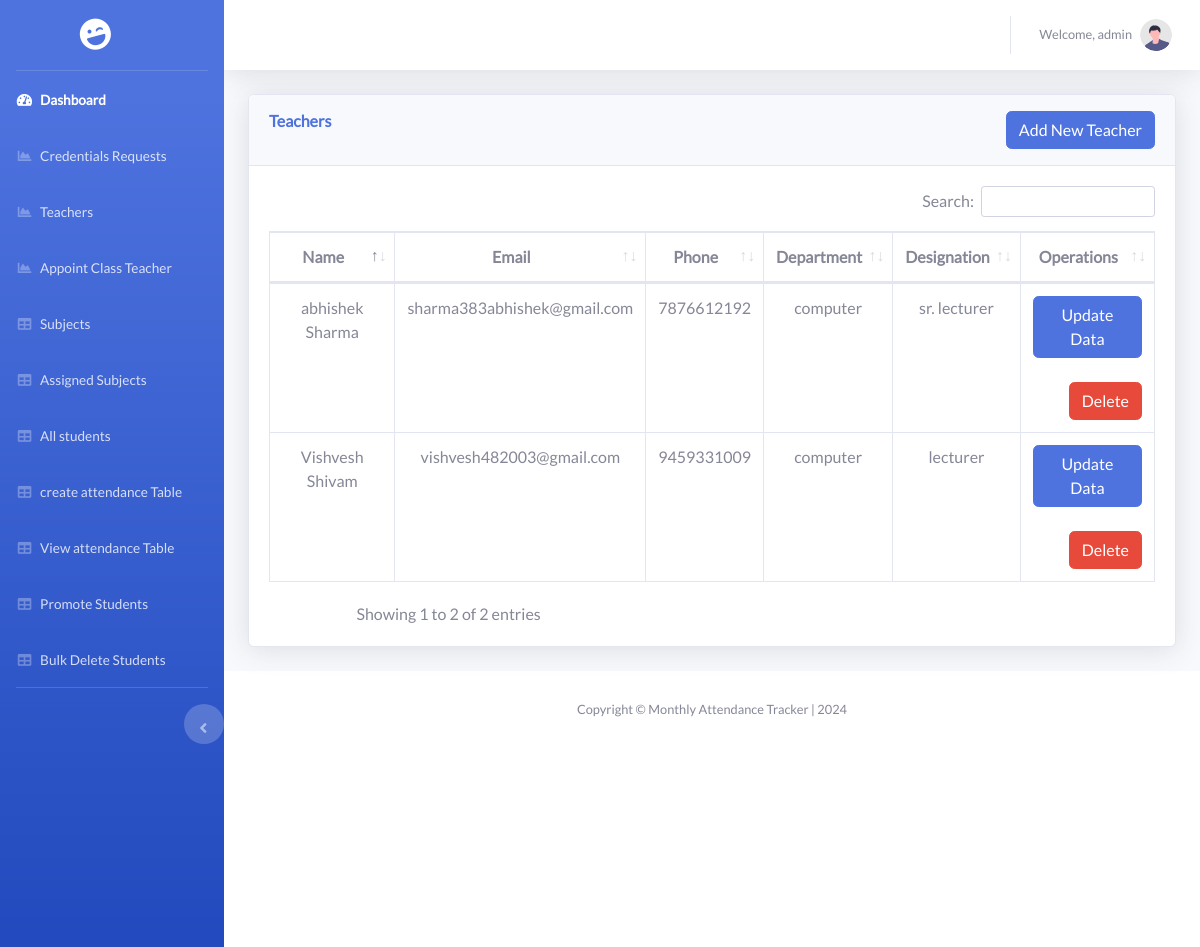
The app's page /admin/teacher.php (signed in), older data.
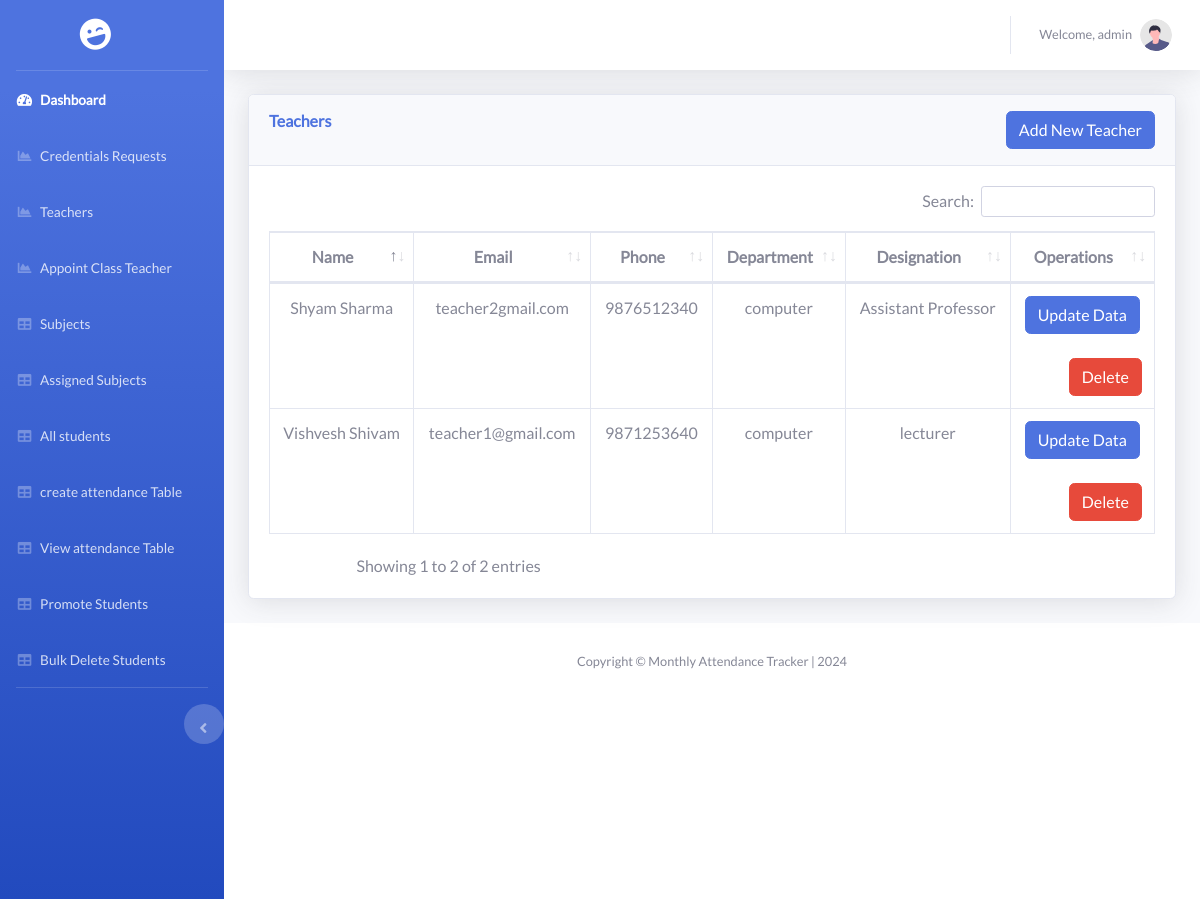
The same page, newer data.
### tables this page shows
CREATE TABLE `user` (
  `id` int(10) NOT NULL,
  `name` varchar(60) NOT NULL,
  `email` varchar(60) NOT NULL,
  `password` varchar(60) NOT NULL,
  `role` enum('admin','teacher','classTeacher') NOT NULL,
  `phone_number` varchar(255) NOT NULL,
  `designation` varchar(255) NOT NULL,
  `department` varchar(255) NOT NULL,
  `otp` varchar(255) DEFAULT NULL
);

### admin/teacher.php (the view, shortened to what this page needs)
<?php
require("check.php");
?>
<!DOCTYPE html>
<html lang="en">
<head>
    <?php require("styles.php"); ?>
</head>
<body id="page-top">
    <div id="wrapper">
        <?php require("sidebar.php"); ?>
        <div id="content-wrapper" class="d-flex flex-column">
            <div id="content">
                <?php require("topbar.php"); ?>
                <div class="container-fluid">
                    <div class="card shadow mb-4">
                        <div class="card-header py-3 d-flex justify-content-between">
                            <h6 class="m-0 font-weight-bold text-primary">Teachers</h6>
                            <a class="btn btn-primary" href="./addTeacher.php">Add New Teacher</a>
                        </div>
                        <div class="card-body">
                            <div class="table-responsive">
                                <table class="table table-bordered" id="dataTable"  width="100%" cellspacing="0">
                                    <thead>
                                        <tr>
                                            <th>Name</th>
                                            <th>Email</th>
                                            <th>Phone</th>
                                            <th>Department</th>
                                            <th>Designation</th>
                                            <th>Operations</th>
                                        </tr>
                                    </thead>
                                    <tbody>
                                        <?php
                                        $teacherListQuery = "SELECT * FROM `user` WHERE `role`!='admin'";
                                        if ($teacherListResult = mysqli_query($conn, $teacherListQuery)) {
                                            while ($Row = mysqli_fetch_assoc($teacherListResult)) {
                                                ?>
                                                <tr>
                                                    <td>
                                                        <?php echo $Row['name']; ?>
                                                    </td>
                                                    <td>
                                                        <?php echo $Row['email']; ?>
                                                    </td>
                                                    <td>
                                                        <?php echo $Row['phone_number']; ?>
                                                    </td>
                                                    <td>
                                                        <?php echo $Row['department']; ?>
                                                    </td>
                                                    <td>
                                                        <?php echo $Row['designation']; ?>
                                                    </td>
                                                    <td>
                                                    <a class='btn btn-primary'
                                                                        href='updateTeacher.php?id=<?php echo $Row['id']; ?>&name=<?php echo $Row['name']; ?>&email=<?php echo $Row['email']; ?>&phone=<?php echo $Row['phone_number']; ?>&designation=<?php echo $Row['designation']; ?>&department=<?php echo $Row['department']; ?>'>Update
                                                                        Data</a>
                                                                    <br>
                                                                    <br>
                                                                    <button type='button' class='btn btn-danger' data-toggle='modal'
                                                                        data-target='#exampleModal'
                                                                        data-tid='<?php echo $Row['id']; ?>'>Delete</button>
                                                    </td>
                                                </tr>
                                                <?php
                                            }
                                        }
                                        ?>
                                    </tbody>
                                </table>
                            </div>
                        </div>
                    </div>
                </div>
            </div>
            <footer class="sticky-footer bg-white">
                <div class="container my-auto">
                    <div class="copyright text-center my-auto">
                        <span>Copyright &copy; Monthly Attendance Tracker |
                            <?php echo date("Y"); ?>
                        </span>
                    </div>
                </div>
            </footer>
        </div>
    </div>
</body>
</html>

### admin/styles.php (shortened to what this page needs)
<link href="../assets/vendor/fontawesome-free/css/all.min.css" rel="stylesheet" type="text/css">
<link href="../assets/css/sb-admin-2.css" rel="stylesheet">
<link href="../assets/vendor/datatables/dataTables.bootstrap4.min.css" rel="stylesheet">

### admin/sidebar.php (shortened to what this page needs)
<ul class="navbar-nav bg-gradient-primary sidebar sidebar-dark accordion" id="accordionSidebar">
    <a class="sidebar-brand d-flex align-items-center justify-content-center" href="index.php">
        <div class="sidebar-brand-icon rotate-n-15">
            <i class="fas fa-laugh-wink"></i>
        </div>
    </a>
    <hr class="sidebar-divider my-0">
    <li class="nav-item active">
        <a class="nav-link" href="index.php">
            <i class="fas fa-fw fa-tachometer-alt"></i>
            <span>Dashboard</span></a>
    </li>
    <li class="nav-item">
        <a class="nav-link" href="requests.php">
            <i class="fas fa-fw fa-chart-area"></i>
            <span>Credentials Requests</span></a>
    </li>
    <li class="nav-item">
        <a class="nav-link" href="teacher.php">
            <i class="fas fa-fw fa-chart-area"></i>
            <span>Teachers</span></a>
    </li>
    <li class="nav-item">
        <a class="nav-link" href="classTeacher.php">
            <i class="fas fa-fw fa-chart-area"></i>
            <span>Appoint Class Teacher</span></a>
    </li>
    <li class="nav-item">
        <a class="nav-link" href="subjects.php">
            <i class="fas fa-fw fa-table"></i>
            <span>Subjects</span></a>
    </li>
    <li class="nav-item">
        <a class="nav-link" href="assigned.php">
            <i class="fas fa-fw fa-table"></i>
            <span>Assigned Subjects</span></a>
    </li>
    <li class="nav-item">
        <a class="nav-link" href="student.php">
            <i class="fas fa-fw fa-table"></i>
            <span>All students</span></a>
    </li>
    <li class="nav-item">
        <a class="nav-link" href="dbTables.php">
            <i class="fas fa-fw fa-table"></i>
            <span>create attendance Table</span></a>
    </li>
    <li class="nav-item">
        <a class="nav-link" href="attendanceTables.php">
            <i class="fas fa-fw fa-table"></i>
            <span>View attendance Table</span></a>
    </li>
    <li class="nav-item">
        <a class="nav-link" href="migrateStudents.php">
            <i class="fas fa-fw fa-table"></i>
            <span>Promote Students</span></a>
    </li>
    <li class="nav-item">
        <a class="nav-link" href="bulkDeleteStudent.php">
            <i class="fas fa-fw fa-table"></i>
            <span>Bulk Delete Students</span></a>
    </li>
    <hr class="sidebar-divider d-none d-md-block">
    <div class="text-center d-flex justify-content-center d-md-inline">
        <button class="rounded-circle border-0" id="sidebarToggle"></button>
    </div>
</ul>

### admin/topbar.php (shortened to what this page needs)
<nav class="navbar navbar-expand navbar-light bg-white topbar mb-4 static-top shadow">
    <ul class="navbar-nav ml-auto">
        <li class="nav-item dropdown no-arrow">
            <a class="nav-link dropdown-toggle" href="#" id="userDropdown" role="button" data-toggle="dropdown"
                aria-haspopup="true" aria-expanded="false">
                <span class="mr-2 d-none d-lg-inline text-gray-600 small">Welcome,
                    <?php echo $_SESSION['adminName']; ?>
                </span>
                <img class="img-profile rounded-circle" src="../assets/img/undraw_profile.svg">
            </a>
        </li>
    </ul>
</nav>

### admin/styles.php (style rules this page uses)
* { -moz-box-sizing: border-box; -webkit-box-sizing: border-box; box-sizing: border-box; }
.container { padding: 200px; padding-top: 0; }
body { text-align: center; font-family: 'Lato', 'sans-serif'; font-weight: 400; }
a { text-decoration: none; }
button { cursor: pointer; background-color: #1b3d4d; border: none; color: #fff; padding: 12px 0; float: right; }

Row changes from the older to the newer data that the page shows:
removed user: name "abhishek Sharma", email "sharma383abhishek@gmail.com", phone_number "7876612192", department "computer", designation "sr. lecturer"
changed user "Vishvesh Shivam": email "vishvesh482003@gmail.com" → "teacher1@gmail.com"; phone_number "9459331009" → "9871253640"
added user: name "Shyam Sharma", email "teacher2gmail.com", phone_number "9876512340", department "computer", designation "Assistant Professor"
